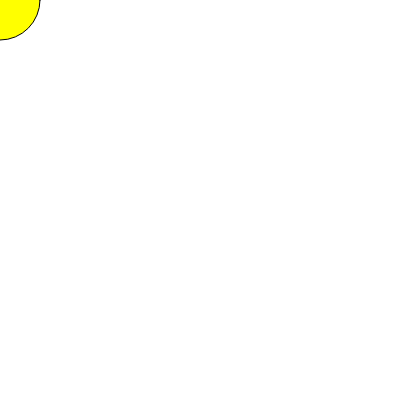
Frame 1 (no input)
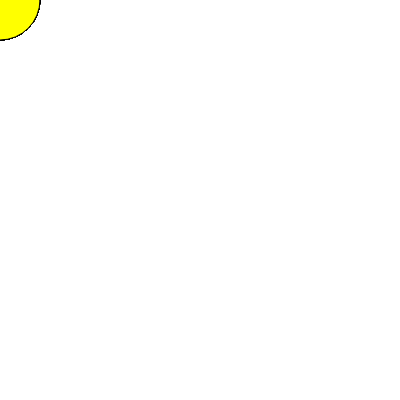
Frame 60 (no input)
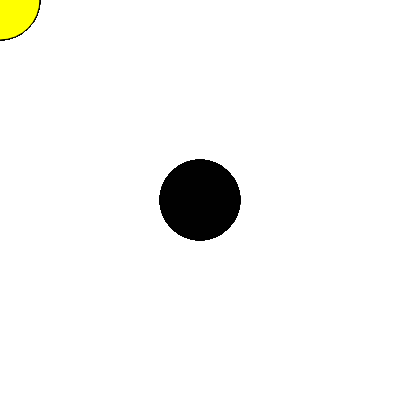
Frame 120 (the mouse pressed at the canvas centre since frame 60)

The p5.js sketch that drew these frames (run headless with seeded random() and noise() and a simulated clock; from frame 60 on, the mouse is pressed at the canvas centre):

// p5.js sketch
// ── sketch.js
function setup() {
  createCanvas(400, 400);
}

function draw() {
  if (mouseIsPressed) {
    fill(0,0,0,128);
  }
  else {
    fill(255,255,0);
  }
  if (keyIsPressed) {
    noFill();
  }
  ellipse(mouseX,mouseY,80,80);
}
